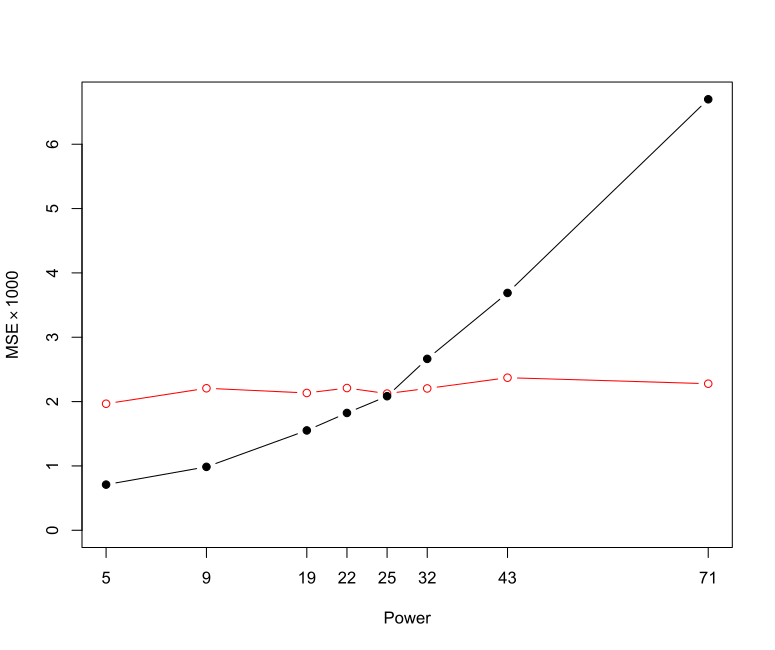

Source code (R):
library(missreg3)
library(survey)
library(splines)

estfun.glm<-function (model) 
{
    xmat <- model.matrix(model)
    residuals(model, "working") * model$weights * xmat
}

rr<-replicate(500,{
df<-data.frame(x=rnorm(4000))
df$y<-df$x+rnorm(4000)
df$z<-df$x+rnorm(4000)
df$id<-1:nrow(df)
df$fullx<-df$x

df$zstrat<-cut(df$z, c(-Inf, qnorm(.05,s=sqrt(2)),qnorm(0.95,s=sqrt(2)),Inf))
df$insample<-df$id %in% c(which(df$zstrat=="(-Inf,-2.33]"), which(df$zstrat=="(2.33, Inf]"),sample(which(df$zstrat=="(-2.33,2.33]"),200))
df$x[!df$insample]<-NA

impmodel<-glm(x~ns(y,3)*zstrat+ns(z,3),data=subset(df,insample))

df$predx<-predict(impmodel,newdata=df)

calmodel<-glm(y~predx,data=df)

ef<-as.data.frame(estfun.glm(calmodel))
names(ef)<-c("ef1","ef2")

impmodel2<-glm(x~ns(y,3)*zstrat,data=subset(df,insample))

df$predx2<-predict(impmodel2,newdata=df)

calmodel2<-glm(y~predx2,data=df)

eff<-as.data.frame(estfun.glm(calmodel2))
names(eff)<-c("eff1","eff2")

df2<-cbind(df,ef,eff)

des<-twophase(id=list(~id,~id), strata=list(NULL,~zstrat), data=df2, subset=~insample)

cdes<-calibrate(des,formula=~(ef1+ef2)*zstrat,calfun="raking")
cdes2<-calibrate(des,formula=~(eff1+eff2)*zstrat,calfun="raking")


df$obstype.name<-ifelse(df$insample,"retro","strata")
yCuts<-c(-3,-2.33,-2,-1,0,1,2,2.33,3)
mz<-locsc2stg(y~x,~1,xstrata="zstrat",data=df,xs.includes=FALSE,method="ycutmeth",obstype.name="obstype.name",yCuts=yCuts,errdistn="normal")
mz2<-locsc2stg(y~x,~1,xstrata="zstrat",data=df,xs.includes=FALSE,method="direct",obstype.name="obstype.name",start=mz$coefficients,errdistn="normal")

c(
coef(svyglm(y~x,design=des))[2],
coef(svyglm(y~x,design=cdes))[2],
coef(svyglm(y~x,design=cdes2))[2],
summary(mz)$coef.table2[2,1],
summary(mz2)$coef.table2[2,1],
coef(glm(y~fullx,data=df))[2]
)
})

save(rr,file="~/lin-mle.rda")


jk<-function(data,fit){
	one.jk<-function(i){ 
		print(i)
	   refit<-locsc2stg(y~x,~1,xstrata="zstrat",data=data[-i,],
	   	xs.includes=FALSE,method="direct",obstype.name="obstype.name", print.progress=0,
	   	start=fit$coefficients,errdistn="normal", Qstart=fit$Qmat)
	   coef(refit)-coef(fit)
	}
t(sapply(1:nrow(data), one.jk))
}


jkvalues<-jk(df,mz2)

save(rr,jkvalues,file="~/lin-mle.rda")





epsilon<-0.05
one.sim<-function(epsilon){
df<-data.frame(x=rnorm(4000))
df$z<-df$x+rnorm(4000)
df$zstrat<-cut(df$z, c(-Inf, qnorm(.05,s=sqrt(2)),qnorm(0.95,s=sqrt(2)),Inf))
df$zmidx<-ifelse(as.numeric(df$zstrat)==2,df$x,0)
df$y<-df$x+rnorm(4000)-epsilon*df$zmidx
df$id<-1:nrow(df)
df$fullx<-df$x

df$insample<-df$id %in% c(which(df$zstrat=="(-Inf,-2.33]"), which(df$zstrat=="(2.33, Inf]"),sample(which(df$zstrat=="(-2.33,2.33]"),200))
df$x[!df$insample]<-NA

impmodel<-glm(x~ns(y,3)*zstrat+ns(z,3),data=subset(df,insample))

df$predx<-predict(impmodel,newdata=df)

calmodel<-glm(y~predx,data=df)

ef<-as.data.frame(estfun.glm(calmodel))
names(ef)<-c("ef1","ef2")

impmodel2<-glm(x~ns(y,3)*zstrat,data=subset(df,insample))

df$predx2<-predict(impmodel2,newdata=df)

calmodel2<-glm(y~predx2,data=df)

eff<-as.data.frame(estfun.glm(calmodel2))
names(eff)<-c("eff1","eff2")

df2<-cbind(df,ef,eff)

des<-twophase(id=list(~id,~id), strata=list(NULL,~zstrat), data=df2, subset=~insample)

#cdes<-calibrate(des,formula=~(ef1+ef2)*zstrat,calfun="raking")
cdes2<-calibrate(des,formula=~(eff1+eff2)*zstrat,calfun="raking")


df$obstype.name<-ifelse(df$insample,"retro","strata")
yCuts<-c(-3,-2.33,-2,-1,0,1,2,2.33,3)
mz<-locsc2stg(y~x,~1,xstrata="zstrat",data=df,xs.includes=FALSE,method="ycutmeth",obstype.name="obstype.name",yCuts=yCuts,errdistn="normal", print.progress=0)
mz2<-locsc2stg(y~x,~1,xstrata="zstrat",data=df,xs.includes=FALSE,method="direct",obstype.name="obstype.name",start=mz$coefficients,errdistn="normal", print.progress=0)
mzdiv<-tryCatch(
locsc2stg(y~x+zmidx,~1,xstrata="zstrat",data=df,xs.includes=FALSE,method="ycutmeth",obstype.name="obstype.name",yCuts=yCuts,errdistn="normal", print.progress=0),
error=function(e) NULL
)

cat(".")
flush.console()
c(
coef(svyglm(y~x,design=des))[2],
#coef(svyglm(y~x,design=cdes))[2],
coef(svyglm(y~x,design=cdes2))[2],
#summary(mz)$coef.table2[2,1],
summary(mz2)$coef.table2[2,1],
if (is.null(mzdiv)) NA else summary(mzdiv)$coef.table2[3,3]
#coef(glm(y~fullx,data=df))[2]
)}

epsilons<-c(0,0.025,0.05,0.06,0.07,0.08,0.1,0.15)
rr2<-lapply(epsilons, function(eps) {print(eps);replicate(1000, one.sim(eps))})

errors<-sapply(rr2, function(d) c(var(d[2,]),var(d[3,])+(mean(d[3,])-mean(d[2,]))^2))

kappa<-sapply(rr2, function(d) -mean(d[4,])/sd(d[4,]))

power<-pnorm(qnorm(0.05)+pmax(0,kappa))


matplot(epsilons,t(errors)*1000,pch=c(1,19),col=c("red","black"),type="b",lty=1,ylim=range(0,errors*1000),ylab=expression("MSE"%*%1000),xaxt="n",xlab="Power")
axis(1,at=epsilons,labels=round(100*power))

save(epsilons,rr2,errors,kappa,power,file="~/nearlytrue-lin2stg.rda")
